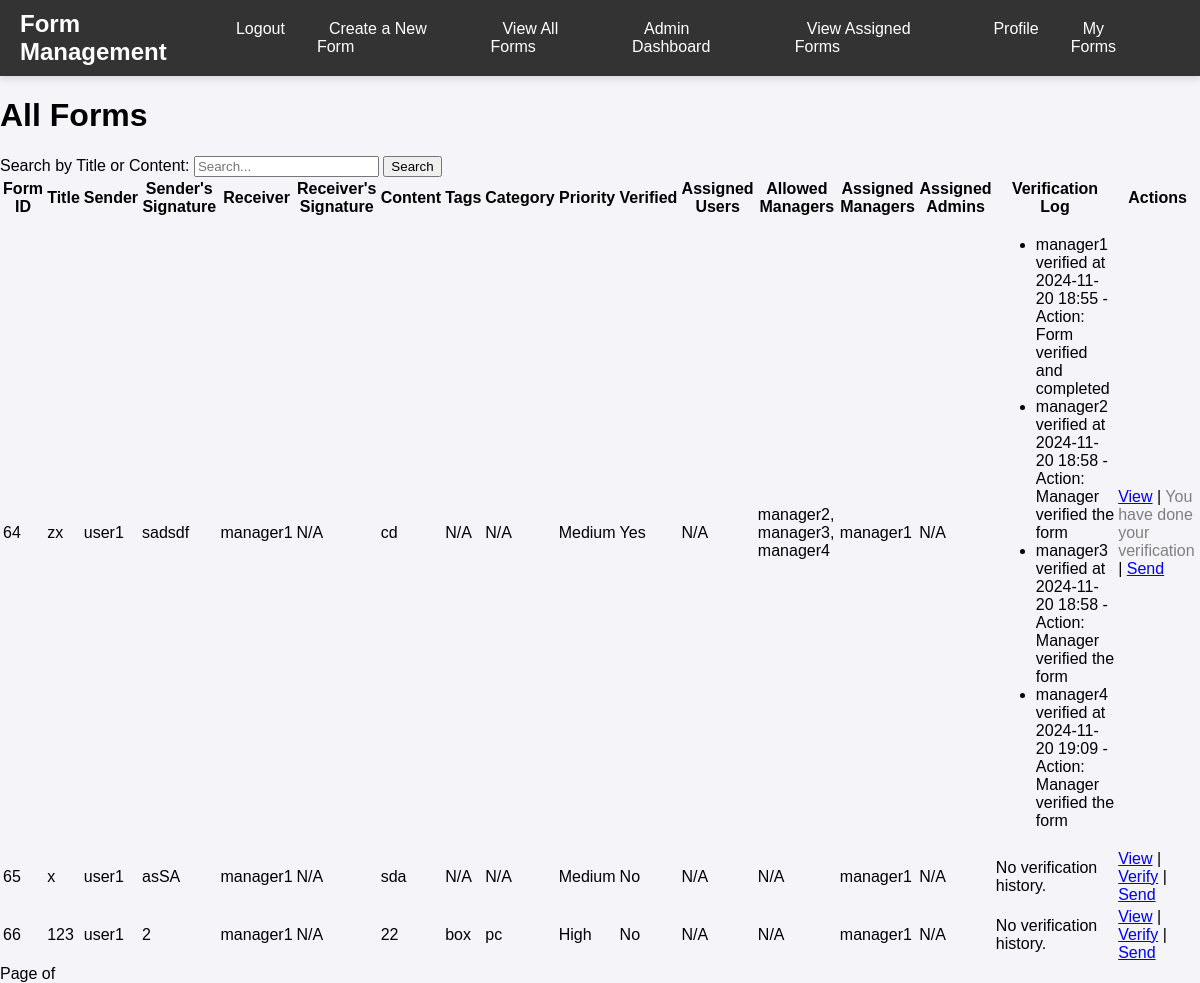
The app's page /forms/ (signed in), older data.
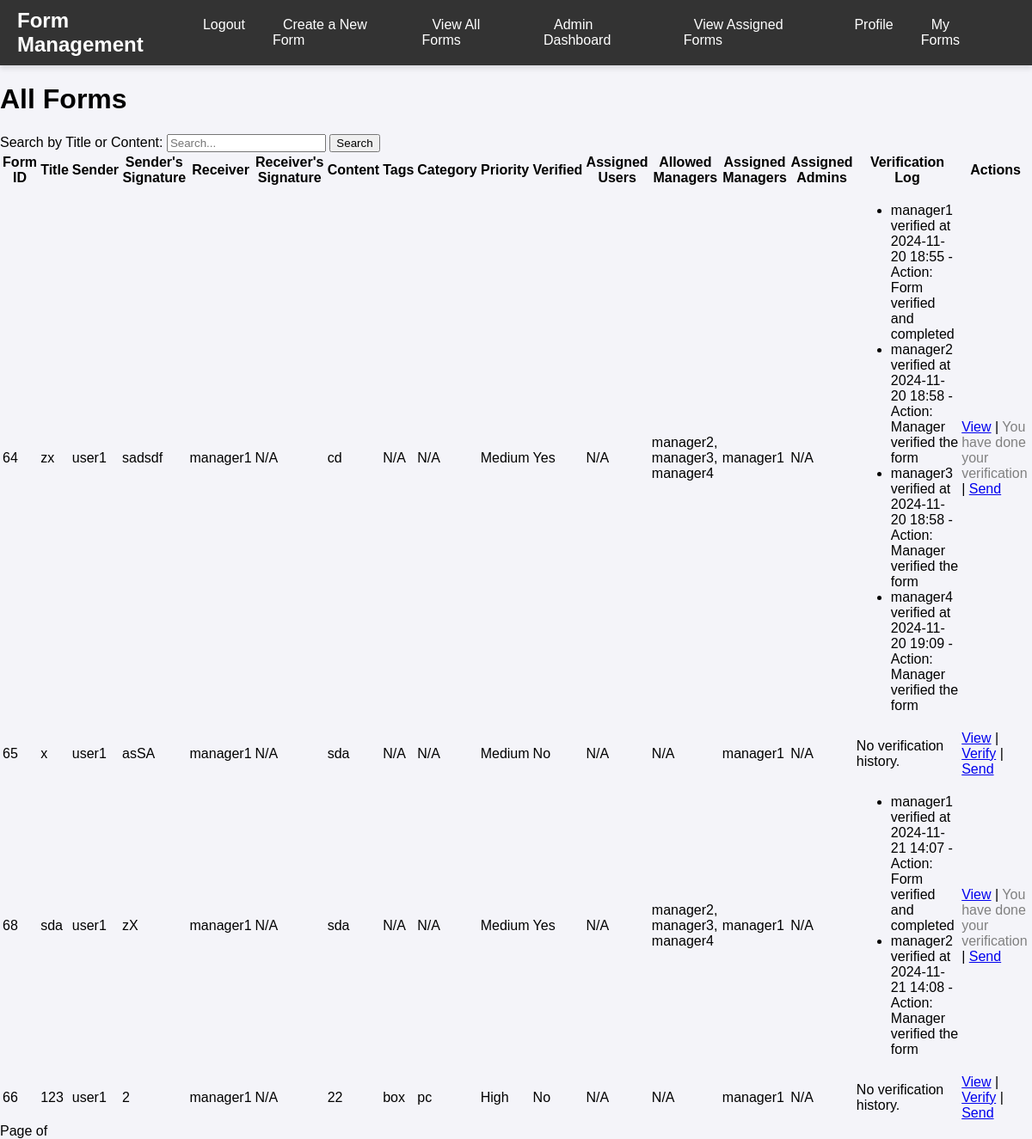
The same page, newer data.
### app/models.py (models this page shows, shortened)
class Form(models.Model):
    title = models.CharField(max_length=255)
    sender_signature = models.CharField(max_length=255)
    receiver = models.CharField(max_length=255)
    receiver_signature = models.CharField(max_length=255, blank=True)
    content = models.TextField()
    tags = models.ManyToManyField(Tag, related_name="forms", blank=True)
    category = models.ForeignKey(Category, on_delete=models.CASCADE, related_name="forms", null=True)
    users = models.ManyToManyField('app.CustomUser', blank=True)  # view-only users section
    sender_name = models.CharField(max_length=255)
    prioritize = models.BooleanField(default=False)
    priority = models.CharField(max_length=100, choices=[('High', 'High'), ('Medium', 'Medium'), ('Low', 'Low')], default='Medium')
    assigned_managers = models.ManyToManyField(CustomUser, related_name="assigned_forms", blank=True, limit_choices_to={'role': 'manager'})
    assigned_admins = models.ManyToManyField(CustomUser, related_name="assigned_admin_forms", blank=True, limit_choices_to={'role': 'admin'})
    assigned_users = models.ManyToManyField(
        CustomUser,
        related_name="viewable_forms",
        blank=True,
        limit_choices_to={'role': 'user'}
    )
    allowed_managers = models.ManyToManyField(CustomUser, related_name='allowed_forms', blank=True)  # Add this line
    sender = models.CharField(max_length=100)
    verified = models.BooleanField(default=False)
    verified_by = models.ForeignKey(CustomUser, null=True, on_delete=models.SET_NULL, related_name='verified_forms', blank=True)
    verified_at = models.DateTimeField(null=True, blank=True)
    last_modified = models.DateTimeField(auto_now=True)
    class Meta:
        verbose_name = 'Form'
        verbose_name_plural = 'Forms'

class CustomUser(AbstractBaseUser, PermissionsMixin):
    username = models.CharField(unique=True, max_length=150)
    email = models.EmailField(unique=True)
    first_name = models.CharField(max_length=100)
    last_name = models.CharField(max_length=100)
    is_active = models.BooleanField(default=True)
    is_staff = models.BooleanField(default=False)
    ROLE_CHOICES = [
        ('admin', 'Admin'),
        ('manager', 'Manager'),
        ('user', 'User'),
    ]
    role = models.CharField(max_length=20, choices=ROLE_CHOICES, default='user')
    SUB_ROLE_CHOICES = [
        ('none', 'None'),
        ('user-access-to-all-users-with-role-user', 'User Access to All Users with Role User'),
        ('manager-access-to-all-users-with-role-manager', 'user Access to All Users with Role Manager'),
    ]
    sub_role = models.CharField(max_length=255, choices=SUB_ROLE_CHOICES, default='none')
    objects = CustomUserManager()
    profile_image = models.ImageField(upload_to='profile_images/', blank=True, null=True)
    USERNAME_FIELD = 'username'
    REQUIRED_FIELDS = ['email', 'first_name', 'last_name']
    class Meta:
        verbose_name = 'User'
        verbose_name_plural = 'Users'

class FormVerificationLog(models.Model):
    form = models.ForeignKey('Form', on_delete=models.CASCADE, related_name='verification_logs')
    verified_by = models.ForeignKey(CustomUser, on_delete=models.SET_NULL, null=True, blank=True)  # Use CustomUser instead of User
    verified_at = models.DateTimeField(auto_now_add=True)
    action = models.CharField(max_length=255, blank=True, null=True)  # Optional action (e.g., 'Verified')

class Tag(models.Model):
    name = models.CharField(max_length=50, unique=True)
    class Meta:
        verbose_name = 'Tag'
        verbose_name_plural = 'Tags'

class Category(models.Model):
    name = models.CharField(max_length=50, unique=True)
    class Meta:
        verbose_name = 'Category'
        verbose_name_plural = 'Categories'

### app/views.py (the view)
# urls.py: path('forms/', views.form_list, name='forms'),  # List of forms
@login_required
def form_list(request):
    user = request.user
    if user.role == 'user':
        forms = Form.objects.filter(
            Q(sender=user) |
            Q(assigned_users=user)  # Using assigned_users field
        ).distinct()
    elif user.role == 'manager':
        forms = Form.objects.filter(
            Q(assigned_managers=user) |  # Forms where the user is assigned as a manager
            Q(allowed_managers=user)    # Forms where the user is allowed as a manager
        ).distinct()
    else:
        forms = Form.objects.all()
    forms = forms.prefetch_related('tags', 'category', 'verification_logs')  # Include verification_logs
    for form in forms:
        form.has_verified = form.verification_logs.filter(verified_by=user).exists()
    return render(request, 'form/form_list.html', {'forms': forms})

### app/templates/form/form_list.html (shortened to what the changed rows need)
{% extends 'base.html' %}
{% load static %}
{% block content %}
<div class="container">
    <h1>All Forms</h1>
    <div class="table-responsive">
        <table class="table">
            <thead>
                <tr>
                    <th>Form ID</th>
                    <th>Title</th>
                    <th>Sender</th>
                    <th>Sender's Signature</th>
                    <th>Receiver</th>
                    <th>Receiver's Signature</th>
                    <th>Content</th>
                    <th>Tags</th>
                    <th>Category</th>
                    <th>Priority</th>
                    <th>Verified</th>
                    <th>Assigned Users</th>
                    <th>Allowed Managers</th>
                    <th>Assigned Managers</th>
                    <th>Assigned Admins</th>
                    <th>Verification Log</th>
                    <th>Actions</th>
                </tr>
            </thead>
            <tbody>
                {% for form in forms %}
                    <tr>
                        <td>{{ form.id }}</td>
                        <td>{{ form.title|default:"N/A" }}</td>
                        <td>{{ form.sender|default:"N/A" }}</td>
                        <td>{{ form.sender_signature|default:"N/A" }}</td>
                        <td>{{ form.receiver|default:"N/A" }}</td>
                        <td>{{ form.receiver_signature|default:"N/A" }}</td>
                        <td>{{ form.content|default:"N/A" }}</td>
                        <td>
                            {% for tag in form.tags.all %}
                                {{ tag.name }}{% if not forloop.last %}, {% endif %}
                            {% empty %} N/A {% endfor %}
                        </td>
                        <td>{{ form.category.name|default:"N/A" }}</td>
                        <td>{{ form.priority|default:"N/A" }}</td>
                        <td>{{ form.verified|yesno:"Yes,No" }}</td>
                        <td>
                            {% if form.assigned_users.all %}
                                {% for user in form.assigned_users.all %}
                                    {{ user.username }}{% if not forloop.last %}, {% endif %}
                                {% endfor %}
                            {% else %} N/A {% endif %}
                        </td>
                        <td>
                            {% if form.allowed_managers.all %}
                                {% for manager in form.allowed_managers.all %}
                                    {{ manager.username }}{% if not forloop.last %}, {% endif %}
                                {% endfor %}
                            {% else %} N/A {% endif %}
                        </td>
                        <td>
                            {% if form.assigned_managers.all %}
                                {% for manager in form.assigned_managers.all %}
                                    {{ manager.username }}{% if not forloop.last %}, {% endif %}
                                {% endfor %}
                            {% else %} N/A {% endif %}
                        </td>
                        <td>
                            {% if form.assigned_admins.all %}
                                {% for admin in form.assigned_admins.all %}
                                    {{ admin.username }}{% if not forloop.last %}, {% endif %}
                                {% endfor %}
                            {% else %} N/A {% endif %}
                        </td>
                        <td>
                            {% if form.verification_logs.all %}
                                <ul>
                                    {% for log in form.verification_logs.all %}
                                        <li>{{ log.verified_by.username }} verified at {{ log.verified_at|date:"Y-m-d H:i" }}{% if log.action %} - Action: {{ log.action }}{% endif %}</li>
                                    {% endfor %}
                                </ul>
                            {% else %}
                                No verification history.
                            {% endif %}
                        </td>
                        <td>
                            <a href="{% url 'form_detail' form.id %}" class="btn-action">View</a> |
                            {% if request.user in form.assigned_managers.all or request.user in form.allowed_managers.all or request.user in form.assigned_admins.all %}
                                {% if form.has_verified %}
                                    <span class="btn-action" style="color: gray;">You have done your verification</span> |
                                {% else %}
                                    <a href="{% url 'verify_form' form.id %}" class="btn-action">Verify</a> |
                                {% endif %}
                            {% endif %}
                            <a href="{% url 'send_form' form.id %}" class="btn-action">Send</a>
                        </td>
                    </tr>
                {% empty %}
                    <tr>
                        <td colspan="15">No forms found.</td>
                    </tr>
                {% endfor %}
            </tbody>
        </table>
    </div>
</div>
{% endblock %}

Row changes from the older to the newer data that the page shows:
added Form: id "68", title "sda", sender "user1", sender_signature "zX", receiver "manager1", receiver_signature "N/A", content "sda", category.name "N/A", priority "Medium", verified "Yes", shows "You have done your verification", CustomUser (username "manager2"), CustomUser (username "manager3"), CustomUser (username "manager4"), CustomUser (username "manager1")
added FormVerificationLog: verified_by.username "manager1", verified_at "2024-11-21 14:07", action "Form verified and completed", shown under "68"
added FormVerificationLog: verified_by.username "manager2", verified_at "2024-11-21 14:08", action "Manager verified the form", shown under "68"
